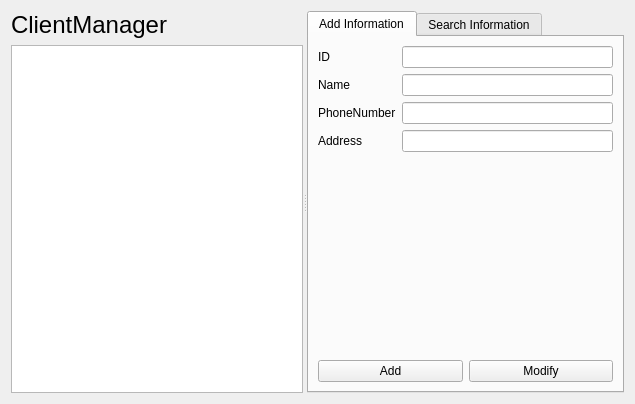
<?xml version="1.0" encoding="UTF-8"?>
<ui version="4.0">
 <class>ClientManagerForm</class>
 <widget class="QWidget" name="ClientManagerForm">
  <property name="geometry">
   <rect>
    <x>0</x>
    <y>0</y>
    <width>635</width>
    <height>404</height>
   </rect>
  </property>
  <property name="windowTitle">
   <string>Form</string>
  </property>
  <layout class="QGridLayout" name="gridLayout_2">
   <item row="0" column="0">
    <widget class="QSplitter" name="splitter">
     <property name="orientation">
      <enum>Qt::Horizontal</enum>
     </property>
     <widget class="QWidget" name="layoutWidget">
      <layout class="QVBoxLayout" name="verticalLayout">
       <item>
        <widget class="QLabel" name="label_5">
         <property name="font">
          <font>
           <pointsize>18</pointsize>
          </font>
         </property>
         <property name="text">
          <string>ClientManager</string>
         </property>
        </widget>
       </item>
       <item>
        <widget class="QTableView" name="tableView">
         <property name="editTriggers">
          <set>QAbstractItemView::NoEditTriggers</set>
         </property>
         <property name="selectionBehavior">
          <enum>QAbstractItemView::SelectRows</enum>
         </property>
        </widget>
       </item>
      </layout>
     </widget>
     <widget class="QTabWidget" name="tabWidget">
      <property name="currentIndex">
       <number>0</number>
      </property>
      <widget class="QWidget" name="Input">
       <attribute name="title">
        <string>Add Information</string>
       </attribute>
       <layout class="QGridLayout" name="gridLayout">
        <item row="0" column="0">
         <layout class="QFormLayout" name="formLayout">
          <item row="0" column="0">
           <widget class="QLabel" name="label">
            <property name="text">
             <string>ID</string>
            </property>
           </widget>
          </item>
          <item row="0" column="1">
           <widget class="QLineEdit" name="idLineEdit"/>
          </item>
          <item row="1" column="0">
           <widget class="QLabel" name="label_2">
            <property name="text">
             <string>Name</string>
            </property>
           </widget>
          </item>
          <item row="1" column="1">
           <widget class="QLineEdit" name="nameLineEdit"/>
          </item>
          <item row="2" column="0">
           <widget class="QLabel" name="label_3">
            <property name="text">
             <string>PhoneNumber</string>
            </property>
           </widget>
          </item>
          <item row="2" column="1">
           <widget class="QLineEdit" name="phoneNumberLineEdit"/>
          </item>
          <item row="3" column="0">
           <widget class="QLabel" name="label_4">
            <property name="text">
             <string>Address</string>
            </property>
           </widget>
          </item>
          <item row="3" column="1">
           <widget class="QLineEdit" name="addressLineEdit"/>
          </item>
         </layout>
        </item>
        <item row="1" column="0">
         <spacer name="verticalSpacer">
          <property name="orientation">
           <enum>Qt::Vertical</enum>
          </property>
          <property name="sizeHint" stdset="0">
           <size>
            <width>17</width>
            <height>152</height>
           </size>
          </property>
         </spacer>
        </item>
        <item row="2" column="0">
         <layout class="QHBoxLayout" name="horizontalLayout">
          <item>
           <widget class="QPushButton" name="addPushButton">
            <property name="text">
             <string>Add</string>
            </property>
           </widget>
          </item>
          <item>
           <widget class="QPushButton" name="modifyPushButton">
            <property name="text">
             <string>Modify</string>
            </property>
           </widget>
          </item>
         </layout>
        </item>
       </layout>
      </widget>
      <widget class="QWidget" name="Search">
       <attribute name="title">
        <string>Search Information</string>
       </attribute>
       <layout class="QVBoxLayout" name="verticalLayout_4">
        <item>
         <widget class="QTreeWidget" name="searchTreeWidget">
          <column>
           <property name="text">
            <string>ID</string>
           </property>
          </column>
          <column>
           <property name="text">
            <string>Name</string>
           </property>
          </column>
          <column>
           <property name="text">
            <string>PhoneNumber</string>
           </property>
          </column>
          <column>
           <property name="text">
            <string>Address</string>
           </property>
          </column>
         </widget>
        </item>
        <item>
         <layout class="QVBoxLayout" name="verticalLayout_2">
          <item>
           <layout class="QHBoxLayout" name="horizontalLayout_3">
            <item>
             <widget class="QComboBox" name="searchComboBox">
              <item>
               <property name="text">
                <string>ID</string>
               </property>
              </item>
              <item>
               <property name="text">
                <string>Name</string>
               </property>
              </item>
              <item>
               <property name="text">
                <string>PhoneNumber</string>
               </property>
              </item>
              <item>
               <property name="text">
                <string>Address</string>
               </property>
              </item>
             </widget>
            </item>
            <item>
             <widget class="QLineEdit" name="searchLineEdit"/>
            </item>
           </layout>
          </item>
          <item>
           <widget class="QPushButton" name="searchPushButton">
            <property name="text">
             <string>Search</string>
            </property>
           </widget>
          </item>
         </layout>
        </item>
       </layout>
      </widget>
     </widget>
    </widget>
   </item>
  </layout>
 </widget>
 <resources/>
 <connections/>
</ui>
